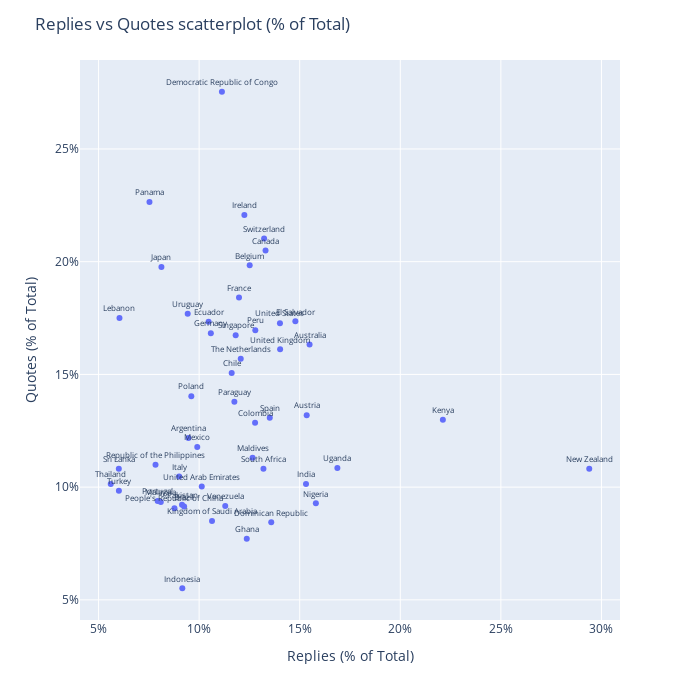

Notebook source saved alongside this figure:
### Code cell
fig = px.scatter(tweets_by_country, x='true_replies_pct', y='true_quotes_pct', text='country')
fig.update_traces(textposition='top center', textfont_size=8)
fig.update_layout(
    height=700, width=700,
    title_text='Replies vs Quotes scatterplot (% of Total)',
    xaxis = {'title': 'Replies (% of Total)', 'tickformat': ',.0%'},
    yaxis = {'title': 'Quotes (% of Total)', 'tickformat': ',.0%'}
)
fig.show()
py.plot(fig, filename = 'replies_vs_quotes', auto_open=True)

### Figure 1 — Plotly figure (JSON) as saved in the notebook; plotly's stock layout.template omitted (floating-point values rounded to 4 significant figures)
{"data": [{"hovertemplate": "true_replies_pct=%{x}<br>true_quotes_pct=%{y}<br>country=%{text}<extra></extra>", "legendgroup": "", "marker": {"color": "#636efa", "symbol": "circle"}, "mode": "markers+text", "name": "", "orientation": "v", "showlegend": false, "text": ["United States", "United Kingdom", "India", "Spain", "Canada", "Brazil", "France", "Turkey", "Italy", "Mexico", "Nigeria", "Argentina", "Colombia", "Chile", "Germany", "South Africa", "Ireland", "Australia", "Pakistan", "Ecuador", "Indonesia", "The Netherlands", "Kenya", "Malaysia", "Thailand", "Republic of the Philippines", "Belgium", "Venezuela", "Japan", "Peru", "Kingdom of Saudi Arabia", "United Arab Emirates", "Ghana", "Switzerland", "Sri Lanka", "Uganda", "Panama", "Dominican Republic", "People's Republic of China", "New Zealand", "Paraguay", "Poland", "Austria", "Portugal", "Uruguay", "Maldives", "Singapore", "Democratic Republic of Congo", "Lebanon", "El Salvador"], "textfont": {"size": 8}, "textposition": "top center", "type": "scatter", "x": [0.1402, 0.1403, 0.1531, 0.1351, 0.133, 0.09254, 0.1198, 0.06012, 0.09005, 0.09907, 0.158, 0.09468, 0.1278, 0.1162, 0.1058, 0.132, 0.1225, 0.1549, 0.09148, 0.1047, 0.09164, 0.1207, 0.2212, 0.08094, 0.05606, 0.07832, 0.1251, 0.113, 0.08125, 0.1279, 0.1064, 0.1013, 0.1237, 0.1323, 0.06008, 0.1687, 0.07531, 0.1358, 0.08773, 0.2939, 0.1175, 0.09612, 0.1535, 0.07939, 0.09432, 0.1266, 0.1182, 0.1113, 0.0604, 0.1478], "xaxis": "x", "y": [0.1727, 0.1611, 0.1014, 0.1308, 0.2049, 0.09138, 0.1841, 0.0984, 0.1047, 0.1178, 0.09283, 0.1217, 0.1286, 0.1507, 0.1683, 0.1082, 0.2207, 0.1633, 0.09219, 0.1734, 0.05515, 0.157, 0.1299, 0.09343, 0.1014, 0.1099, 0.1984, 0.0916, 0.1976, 0.1696, 0.08493, 0.1003, 0.07711, 0.2103, 0.1081, 0.1085, 0.2264, 0.08441, 0.09064, 0.1081, 0.1378, 0.1403, 0.1319, 0.09382, 0.1769, 0.113, 0.1674, 0.2754, 0.175, 0.1735], "yaxis": "y"}], "layout": {"height": 700, "legend": {"tracegroupgap": 0}, "margin": {"t": 60}, "title": {"text": "Replies vs Quotes scatterplot (% of Total)"}, "width": 700, "xaxis": {"anchor": "y", "domain": [0, 1], "tickformat": ",.0%", "title": {"text": "Replies (% of Total)"}}, "yaxis": {"anchor": "x", "domain": [0, 1], "tickformat": ",.0%", "title": {"text": "Quotes (% of Total)"}}}}
